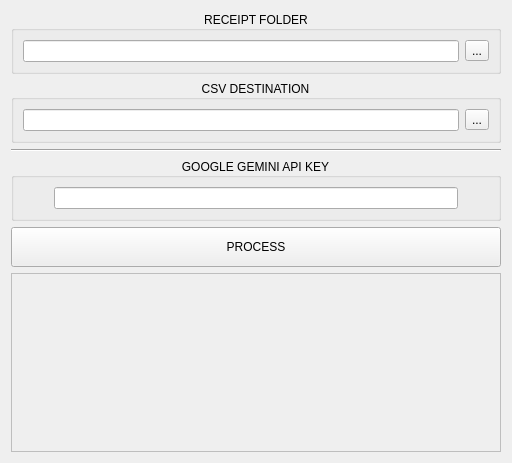
<?xml version="1.0" encoding="UTF-8"?>
<ui version="4.0">
 <class>Form</class>
 <widget class="QWidget" name="Form">
  <property name="geometry">
   <rect>
    <x>0</x>
    <y>0</y>
    <width>512</width>
    <height>463</height>
   </rect>
  </property>
  <property name="windowTitle">
   <string>Gemini Receipts</string>
  </property>
  <layout class="QVBoxLayout" name="verticalLayout">
   <item>
    <widget class="QGroupBox" name="groupBox_3">
     <property name="title">
      <string>RECEIPT FOLDER</string>
     </property>
     <property name="alignment">
      <set>Qt::AlignCenter</set>
     </property>
     <layout class="QHBoxLayout" name="horizontalLayout_6">
      <item>
       <widget class="QLineEdit" name="rec_line">
        <property name="enabled">
         <bool>true</bool>
        </property>
       </widget>
      </item>
      <item>
       <widget class="QToolButton" name="rec_button">
        <property name="text">
         <string>...</string>
        </property>
       </widget>
      </item>
     </layout>
    </widget>
   </item>
   <item>
    <widget class="QGroupBox" name="groupBox_2">
     <property name="title">
      <string>CSV DESTINATION</string>
     </property>
     <property name="alignment">
      <set>Qt::AlignCenter</set>
     </property>
     <layout class="QHBoxLayout" name="horizontalLayout_5">
      <item>
       <widget class="QLineEdit" name="csv_line">
        <property name="enabled">
         <bool>true</bool>
        </property>
       </widget>
      </item>
      <item>
       <widget class="QToolButton" name="csv_button">
        <property name="text">
         <string>...</string>
        </property>
       </widget>
      </item>
     </layout>
    </widget>
   </item>
   <item>
    <widget class="Line" name="line">
     <property name="orientation">
      <enum>Qt::Horizontal</enum>
     </property>
    </widget>
   </item>
   <item>
    <widget class="QGroupBox" name="groupBox">
     <property name="title">
      <string>GOOGLE GEMINI API KEY</string>
     </property>
     <property name="alignment">
      <set>Qt::AlignCenter</set>
     </property>
     <layout class="QHBoxLayout" name="horizontalLayout">
      <property name="leftMargin">
       <number>40</number>
      </property>
      <property name="rightMargin">
       <number>40</number>
      </property>
      <item>
       <widget class="QLineEdit" name="api_key_text">
        <property name="alignment">
         <set>Qt::AlignCenter</set>
        </property>
       </widget>
      </item>
     </layout>
    </widget>
   </item>
   <item>
    <widget class="QPushButton" name="run_button">
     <property name="minimumSize">
      <size>
       <width>0</width>
       <height>40</height>
      </size>
     </property>
     <property name="text">
      <string>PROCESS</string>
     </property>
    </widget>
   </item>
   <item>
    <widget class="QTextEdit" name="logs">
     <property name="enabled">
      <bool>false</bool>
     </property>
     <property name="styleSheet">
      <string notr="true">QTextEdit
{
	
	font: 8pt &quot;Verdana&quot;;
	margin-top:0px; margin-bottom:0px; margin-left:0px; margin-right:0px; -qt-block-indent:0; text-indent:0px

}
</string>
     </property>
     <property name="frameShape">
      <enum>QFrame::Box</enum>
     </property>
     <property name="frameShadow">
      <enum>QFrame::Plain</enum>
     </property>
    </widget>
   </item>
  </layout>
 </widget>
 <resources/>
 <connections/>
</ui>
